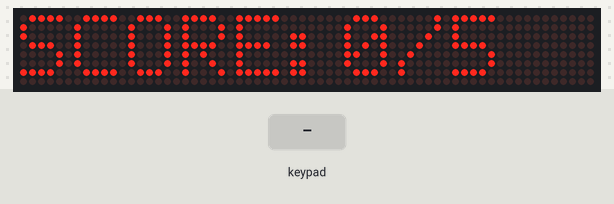
Bench run of a sketch on a simulated Arduino Nano, built with avr-gcc and run on an emulated ATmega328P. Parts: 64×8 LED matrix. The inputs (shaded band) are chosen by the test bench. Random numbers use the default seed unless the sketch sets one; what the sketch prints to the serial monitor is not drawn.

Above: at 2.2 s.
2.3 s: key '-' pressed
At 4.5 s:
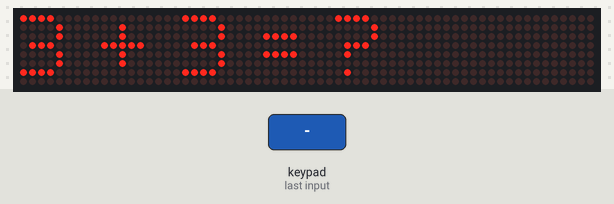
5.3 s: key '*' pressed
At 7.3 s:
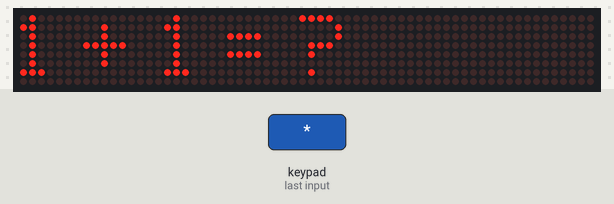
8.0 s: key 'L' pressed
At 10.4 s:
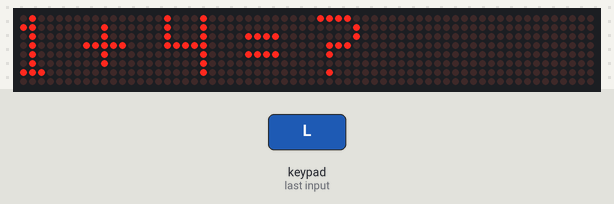
10.7 s: keypad keys 2 3 4 5 6 pressed 0.4 s apart
At 11.7 s:
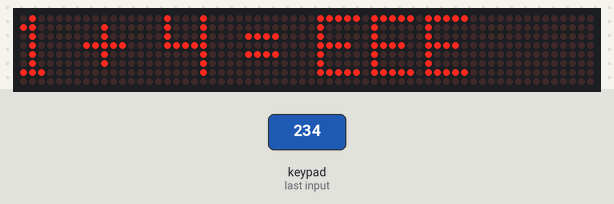
14.2 s: keypad keys 1 3 9 7 2 pressed 0.4 s apart
At 20.0 s:
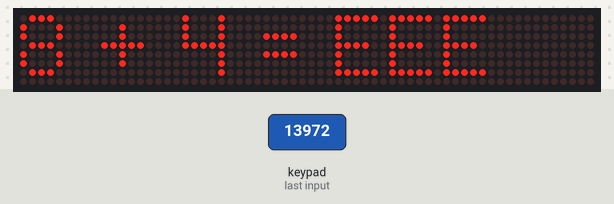
Timing chart, 0 to 20.2 s (numbered marks = the images above; inputs shaded):
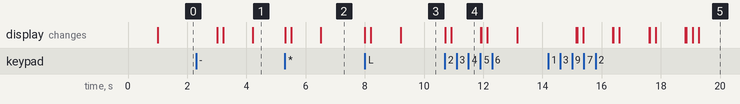

Measured:
- after the input at 5.3 s, the display: first changes at once (image 2 shows a later state)
- after the input at 8.0 s, the display: first changes at once (image 3 shows a later state)
- after the input at 10.7 s, the display: first changes at once (image 4 shows a later state)

The sketch:

BigProfessorKey.ino
```cpp
// (licence header left out)
#include <MD_MAX72xx.h>
#include <SPI.h>
#include <Keypad.h>

#define PRINT(s, v) { Serial.print(F(s)); Serial.print(v); }

//========================================
// high level variables and structures
//========================================

// number of questions
#define N 5

enum Operation { ADD, MIN, MUL, DIV };
Operation op;
int term1[N];
int term2[N];
String SOP[4]={"+","-","x","/"};
int question;
boolean printed;
String answer;
int checked;
int score;

//===================
// low level stuff
//===================
// keypad
const byte ROWS = 5; //four rows
const byte COLS = 4; //four columns
//define the cymbols on the buttons of the keypads
/*
char hexaKeys[ROWS][COLS] = {
  {'1','2'},
  {'3','4'}
};
byte rowPins[ROWS] = {2, 3}; //connect to the row pinouts of the keypad
byte colPins[COLS] = {4, 5}; //connect to the column pinouts of the keypad
*/

char hexaKeys[ROWS][COLS] = {
  {' ','0', ' ', '+'},
  {'1','2', '3', '-'},
  {'4','5', '6', '*'},
  {'7','8', '9', '/'},
  {' ',' ', 'R', 'L'}
};

// provide keyboard matrix here
byte rowPins[ROWS] = {2, 3, 4, 5, 6}; //connect to the row pinouts of the keypad
byte colPins[COLS] = {7, 8, 9, 10};   //connect to the column pinouts of the keypad

//initialize an instance of class NewKeypad
Keypad customKeypad = Keypad( makeKeymap(hexaKeys), rowPins, colPins, ROWS, COLS);

// LED stuff
#define HARDWARE_TYPE MD_MAX72XX::FC16_HW
#define MAX_DEVICES 8
#define CLK_PIN   13  // or SCK
#define DATA_PIN  12  // or MOSI was 11
#define CS_PIN    11  // or SS  was 10

// SPI hardware interface
//MD_MAX72XX mx = MD_MAX72XX(HARDWARE_TYPE, CS_PIN, MAX_DEVICES);
// note we use arbitrary pins due to keyboard matrix
MD_MAX72XX mx = MD_MAX72XX(HARDWARE_TYPE, DATA_PIN, CLK_PIN, CS_PIN, MAX_DEVICES);

// Text parameters
#define CHAR_SPACING  1 // pixels between characters
#define OUT_SIZE 15     // TODO check size
char ctext[OUT_SIZE];

// message from the serial line
#define BUF_SIZE 10 // TODO check size
char message[BUF_SIZE];
bool newMessageAvailable = true;

void readSerial(void)
{
  static uint8_t	putIndex = 0;

  while (Serial.available())
  {
    message[putIndex] = (char)Serial.read();
    if ((message[putIndex] == '\n') || (putIndex >= BUF_SIZE-3))  // end of message character or full buffer
    {
      // put in a message separator and end the string
      message[putIndex] = '\0';
      // restart the index for next filling spree and flag we have a message waiting
      putIndex = 0;
      newMessageAvailable = true;
    }
    else
      // Just save the next char in next location
      message[putIndex++];
  }
}

void printText(uint8_t modStart, uint8_t modEnd, char *pMsg)
// Print the text string to the LED matrix modules specified.
// Message area is padded with blank columns after printing.
{
  uint8_t   state = 0;
  uint8_t   curLen;
  uint16_t  showLen;
  uint8_t   cBuf[8];
  int16_t   col = ((modEnd + 1) * COL_SIZE) - 1;

  mx.control(modStart, modEnd, MD_MAX72XX::UPDATE, MD_MAX72XX::OFF);

  do     // finite state machine to print the characters in the space available
  {
    switch(state)
    {
      case 0: // Load the next character from the font table
        // if we reached end of message, reset the message pointer
        if (*pMsg == '\0')
        {
          showLen = col - (modEnd * COL_SIZE);  // padding characters
          state = 2;
          break;
        }

        // retrieve the next character form the font file
        showLen = mx.getChar(*pMsg++, sizeof(cBuf)/sizeof(cBuf[0]), cBuf);
        curLen = 0;
        state++;
        // !! deliberately fall through to next state to start displaying

      case 1: // display the next part of the character
        mx.setColumn(col--, cBuf[curLen++]);

        // done with font character, now display the space between chars
        if (curLen == showLen)
        {
          showLen = CHAR_SPACING;
          state = 2;
        }
        break;

      case 2: // initialize state for displaying empty columns
        curLen = 0;
        state++;
        // fall through

      case 3:	// display inter-character spacing or end of message padding (blank columns)
        mx.setColumn(col--, 0);
        curLen++;
        if (curLen == showLen)
          state = 0;
        break;

      default:
        col = -1;   // this definitely ends the do loop
    }
  } while (col >= (modStart * COL_SIZE));

  mx.control(modStart, modEnd, MD_MAX72XX::UPDATE, MD_MAX72XX::ON);
}

//===================================================================
// big professor logic
//===================================================================

void printlnBoth(String s) {
  Serial.println("LED "+s);
  s.toCharArray(ctext,s.length()+1);
  printText(0, MAX_DEVICES-1, ctext);
}

void generate() {
  int a,b,c;
  if (op==DIV) {
    for(int i=0; i<N; i++) {
      a=random(0,20);
      b=random(0,20);
      c=a*b;
      term1[i]=c;
      term2[i]=a;
    }
    return;
  }

  // ADD-SUB-MUL
  for(int i=0; i<N; i++) {
    a=random(1,9); // TODO change here for difficulty
    b=random(1,9); // TODO change here for difficulty
                                                                                                                                                                                                                                                                                                                                                                                                                                                                                                                                                                                                                                                                  if (op==DIV && (b>a)) swap(a,b);
    term1[i]=a;
    term2[i]=b;
  }
}

String compute(int a, int b) {
  int res;
  switch (op) {
    case ADD: res=a+b;
              break;
    case MIN: res=a-b;
              break;
    case MUL: res=a*b;
              break;
    case DIV: res=a/b;
              break;
  }
  return String(res);
}

void swap(int a, int b) {
  int t=a;
  a=b;
  b=t;
}


//===================================================================
// setup and loop logic
//===================================================================

void setup()
{
  // matrix init
  mx.begin();

  // serial init
  Serial.begin(9600);
  Serial.print("\nWelcome to BigProfessor\n");
  printlnBoth(" BONJOUR !");
  delay(1000);

  randomSeed(analogRead(0));
  op=ADD;
  question=N;
  printed=false;
}

String text_q;
String text_i;

boolean checkAndSwitch(char cin) {
     Serial.println("CHANGE REQUESTED to "+cin);
     if (cin=='+') {
      if (op==ADD) return false;
      op = ADD;
      generate();
      question=0;
      score=0;
      return true;
    }
    if (cin=='-') {
      if (op==MIN) return false;
      op = MIN;
      generate();
      question=0;
      score=0;
      return true;
    }
    if (cin=='x') {
      if (op==MUL) return false;
      op = MUL;
      generate();
      question=0;
      score=0;
      return true;
    }
    if (cin=='/') {
      if (op==DIV) return false;
      op = DIV;
      generate();
      question=0;
      score=0;
      return true;
    }
    return false;
}

void loop()
{
  if (question==N) {
    printlnBoth("SCORE: "+String(score)+"/5");
    delay(2000);
    //Serial.println("SCORE: "+String(score)); // TODO distinguish start improve FSM
    generate();
    question=0;
    score=0;
    return;
  }

  // ongoing
  if (!printed) {
    text_q=String(term1[question])+" "+SOP[op]+" "+String(term2[question])+" = ";
    text_i=text_q;
    String text_o=text_q+"?";
    answer=compute(term1[question],term2[question]);
    Serial.println("\n"+String(question+1)+" "+text_o+"  "+answer);
    printlnBoth(text_o);
    printText(0, MAX_DEVICES-1, ctext);
    printed=true;
    checked=0;
    readSerial(); // TODO improve this is just to clear...
  }

  char cin = customKeypad.getKey();
  if (cin){
    Serial.println("cin: "+cin);
//    if (checkAndSwitch(cin)) return;

    text_i=text_i+cin;
    text_i.toCharArray(ctext,text_i.length()+1);
    printText(0, MAX_DEVICES-1, ctext);
    delay(200);
    if (answer[checked]==cin) {
      checked++;
    } else {
      String text_e=text_q+"EEE";
      text_e.toCharArray(ctext,text_e.length()+1);
      printText(0, MAX_DEVICES-1, ctext);
      delay(1000);
      Serial.println("EEE");
      question++;
      printed=false;
    }
    if (checked==answer.length()) {
      Serial.println("OK!");
      score++;
      question++;
      printed=false;
    }
  }
/*
  if (Serial.available() > 0) { // read char by char
    // read the incoming byte:
    char cin = (char)Serial.read();
    if (answer[checked]==cin) {
      checked++;
    } else {
      Serial.println("EEE");
      question++;
      printed=false;
    }
    if (checked==answer.length()) {
      Serial.println("OK!");
      score++;
      question++;
      printed=false;
    }
  }
  */

  /*
  readSerial();
  if (newMessageAvailable) // checking answer
  {
    PRINT("\nProcessing new message: ", message);
    newMessageAvailable = false;
    // TODO check - assume OK
    question++;
    printed=false;
  }
  */
}
```
